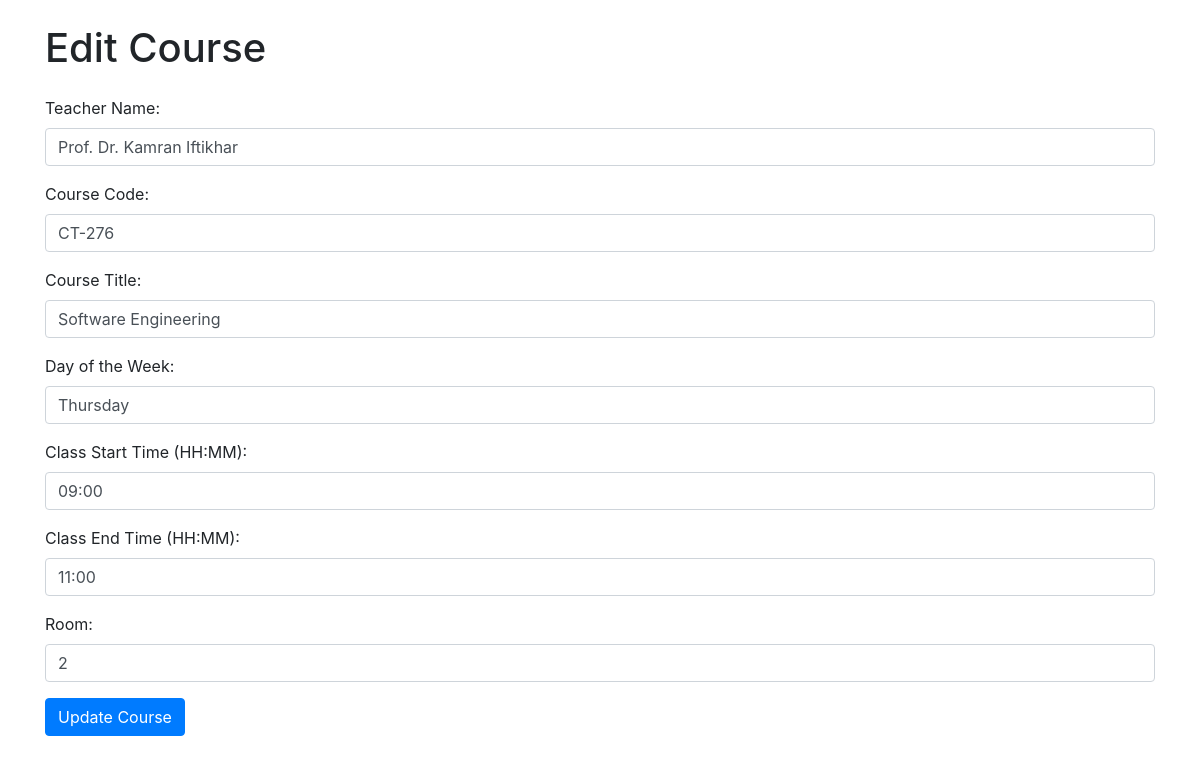
Page /edit/2 on the committed database.
### tables this page shows
CREATE TABLE course_schedule (
        id INTEGER PRIMARY KEY AUTOINCREMENT,
        teacher_name TEXT NOT NULL,
        course_code TEXT NOT NULL,
        course_title TEXT NOT NULL,
        day_of_week TEXT NOT NULL,
        class_start_time TIME NOT NULL,
        class_end_time TIME NOT NULL,
        room INTEGER NOT NULL
    );

### app.py (the view, shortened to what this page needs)
@app.route('/edit/<int:id>', methods=['GET', 'POST'])
def edit_course(id):
    try:
        with get_db_connection() as conn:
            cursor = conn.cursor()
            cursor.execute("SELECT * FROM course_schedule WHERE id = ?", (id,))
            course = cursor.fetchone()
            if not course:
                flash("Course not found.", "danger")
                return redirect(url_for('index'))
            return render_template('edit_course.html', course=course)
    except sqlite3.Error as e:
        flash(f"Error editing course: {e}", "danger")
        return redirect(url_for('index'))

### app.py (called while the page is built)
def get_db_connection():
    try:
        conn = sqlite3.connect('university_schedule.db')  # Connects to the SQLite database file
        conn.row_factory = sqlite3.Row  # Allows rows to behave like dictionaries
        return conn
    except sqlite3.Error as e:
        print(f"Database connection error: {e}")
        return None

### templates/edit_course.html (shortened to what this page needs)
<!DOCTYPE html>
<html lang="en">
<head>
    <link rel="stylesheet" href="https://cdn.jsdelivr.net/npm/bootstrap@4.5.2/dist/css/bootstrap.min.css">
</head>
<body>
<div class="container">
    <h1 class="my-4">Edit Course</h1>
    <form method="POST">
        <div class="form-group">
            <label for="teacher_name">Teacher Name:</label>
            <input type="text" name="teacher_name" id="teacher_name" class="form-control" value="{{ course.teacher_name }}" required>
        </div>
        <div class="form-group">
            <label for="course_code">Course Code:</label>
            <input type="text" name="course_code" id="course_code" class="form-control" value="{{ course.course_code }}" required>
        </div>
        <div class="form-group">
            <label for="course_title">Course Title:</label>
            <input type="text" name="course_title" id="course_title" class="form-control" value="{{ course.course_title }}" required>
        </div>
        <div class="form-group">
            <label for="day_of_week">Day of the Week:</label>
            <input type="text" name="day_of_week" id="day_of_week" class="form-control" value="{{ course.day_of_week }}" required>
        </div>
        <div class="form-group">
            <label for="class_start_time">Class Start Time (HH:MM):</label>
            <input type="text" name="class_start_time" id="class_start_time" class="form-control" value="{{ course.class_start_time }}" required>
        </div>
        <div class="form-group">
            <label for="class_end_time">Class End Time (HH:MM):</label>
            <input type="text" name="class_end_time" id="class_end_time" class="form-control" value="{{ course.class_end_time }}" required>
        </div>
        <div class="form-group">
            <label for="room">Room:</label>
            <input type="text" name="room" id="room" class="form-control" value="{{ course.room }}" required>
        </div>
        <button type="submit" class="btn btn-primary">Update Course</button>
    </form>
</div>
</body>
</html>

### rows in the picture
course_schedule: teacher_name "Prof. Dr. Kamran Iftikhar", course_code "CT-276", course_title "Software Engineering", day_of_week "Thursday", class_start_time "09:00", class_end_time "11:00", room "2"
